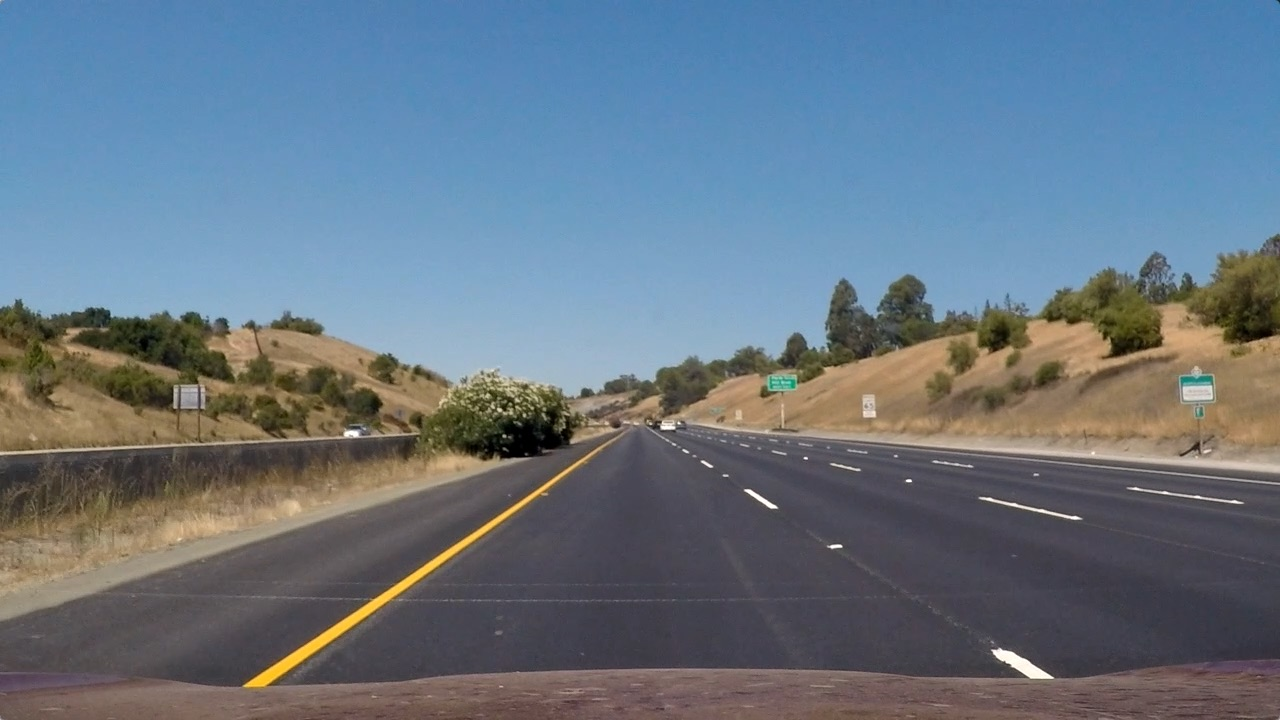
#> input picture test_images/straight_lines1.jpg, 1280 x 720 px; its folder holds only this picture in this run
$ python -i helpers.py   (imports and definitions only)   (older library calls are emulated)
#> lines starting #> are read from the running program, lines starting #| are printed output that depends on the picture; after the words box and inside, x2 and y2 are one past the last pixel; in counts of white or black regions, pixels touching at a corner belong together
import numpy as np
import cv2
import matplotlib.pyplot as plt
import matplotlib.image as mpimg
import glob
from collections import deque

##################################################################
################## Calibration and Distortion ####################
##################################################################

# [24 lines left out: functions cal_undistort, calibrate, not called in this run]

def undistort(img, mtx, dist):
    return cv2.undistort(img.copy(), mtx, dist, None, mtx)

# [22 lines left out: function corners_unwarp, not called in this run]

##################################################################
########################## GET EDGES #############################
##################################################################

def edge_pipeline(img):
    gray = cv2.cvtColor(img, cv2.COLOR_RGB2GRAY)

    height, width = gray.shape

    # apply gradient threshold on the horizontal gradient
    sx_binary = sobel(gray, 'x', 10, 200)
#> in sobel, `max_value = np.max(abs_sobel)`: max_value = 670
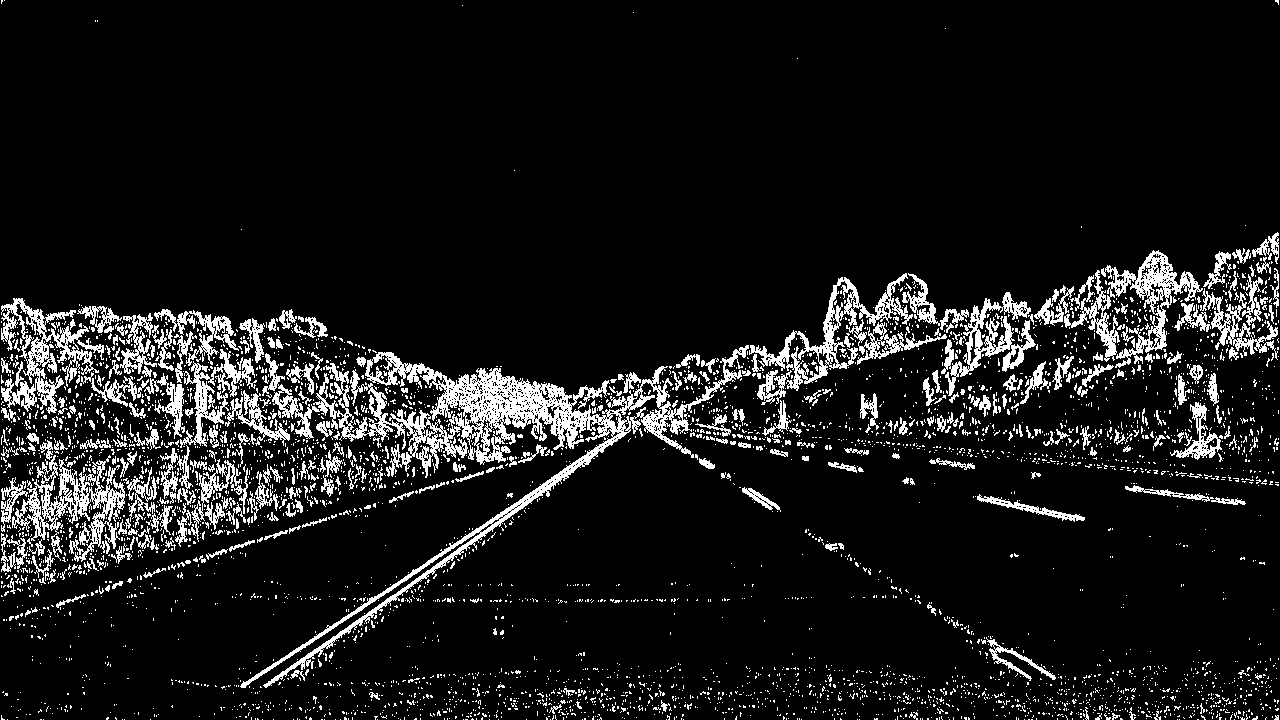
#> sx_binary: shape (720, 1280); values 0 (black) and 1 (white), 9.8% white in thin lines or dots

    # apply gradient direction threshold so that only edges closer to vertical are detected.
    dir_binary = directional_sobel(gray, thresh=(np.pi/6, np.pi/2))
#> dir_binary: shape (720, 1280) float64; values 0 (black) and 1 (white), 67.1% white; black in thin lines or dots

    # combine the gradient and direction thresholds.
    combined_condition = ((sx_binary == 1) & (dir_binary == 1))
#> combined_condition: shape (720, 1280) bool; 5.8% white in thin lines or dots

    # R & G thresholds so that yellow lanes are detected well.
    color_threshold = 150
    R = img[:,:,0]
    G = img[:,:,1]
    color_combined = np.zeros_like(R)
    r_g_condition = (R > color_threshold) & (G > color_threshold)
#> r_g_condition: shape (720, 1280) bool; 4.9% white; 552 white regions (457 under 20 px), largest, box (x1, y1, x2, y2) and area: (322, 322, 735, 405) 14439, (686, 409, 1280, 473) 5913, (96, 456, 524, 587) 5278


    # color channel thresholds
    hls = cv2.cvtColor(img, cv2.COLOR_RGB2HLS)
#> hls: shape (720, 1280, 3); mean of channels 0, 1, 2 85.5, 117, 67
    S = hls[:,:,2]
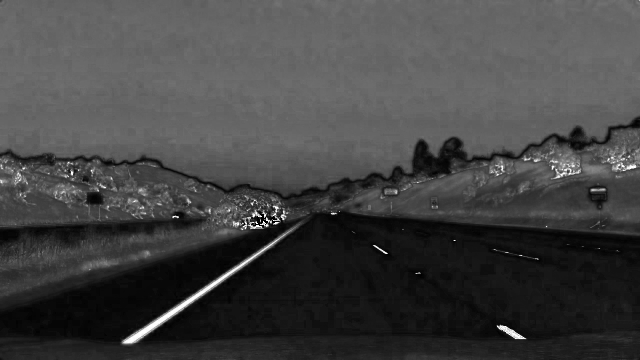
#> S: shape (720, 1280) (shown at 1/2 size); min 0, max 255, mean 67
    L = hls[:,:,1]

    # S channel performs well for detecting bright yellow and white lanes
    s_thresh = (100, 255)
    s_condition = (S > s_thresh[0]) & (S <= s_thresh[1])
#> s_condition: shape (720, 1280) bool; 33.4% white; 1102 white regions (947 under 20 px), largest, box (x1, y1, x2, y2) and area: (0, 0, 1280, 316) 281235, (244, 452, 594, 689) 4725, (1098, 301, 1163, 359) 2066

    # We put a threshold on the L channel to avoid pixels which have shadows and as a result darker.
    l_thresh = (120, 255)
    l_condition = (L > l_thresh[0]) & (L <= l_thresh[1])
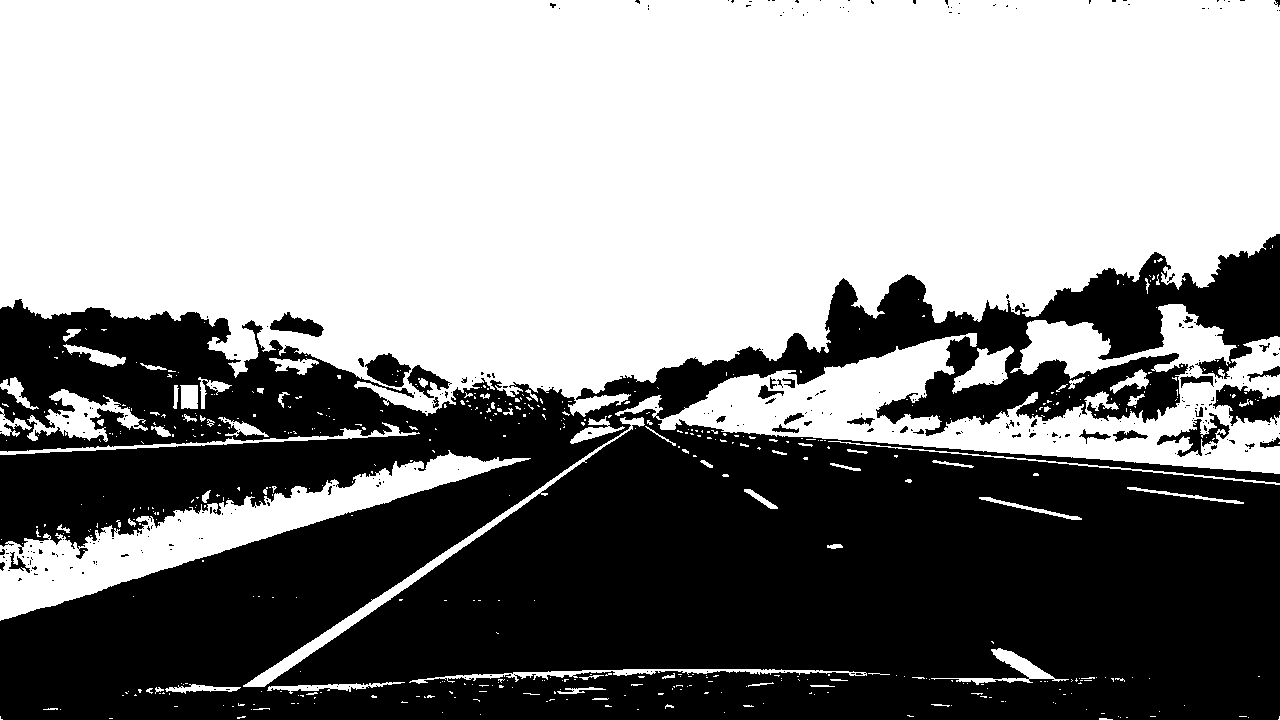
#> l_condition: shape (720, 1280) bool; 55.1% white; 309 black regions (270 under 20 px), largest, box (x1, y1, x2, y2) and area: (0, 234, 1280, 720) 405890, (1213, 384, 1280, 426) 1611, (365, 353, 411, 387) 945

    # combine all the thresholds
    # A pixel should either be a yellowish or whiteish
    # And it should also have a gradient, as per our thresholds
    color_combined[(r_g_condition & l_condition) & (s_condition | combined_condition)] = 1

    # apply the region of interest mask
    mask = np.zeros_like(color_combined)
    imshape = img.shape
    vertices = np.array([[(0,imshape[0]), (4*imshape[1]/9, 6*imshape[0]/10),
                          (5*imshape[1]/9, 6*imshape[0]/10), (imshape[1],imshape[0])]], dtype=np.int32)
    cv2.fillPoly(mask, [vertices], 1)
#> mask: shape (720, 1280); values 0 (black) and 1 (white), 22.3% white; 1 white region, box (x1, y1, x2, y2) and area: (1, 432, 1280, 720) 205193
    edges = cv2.bitwise_and(color_combined, mask)
#> color_combined: shape (720, 1280); values 0 (black) and 1 (white), 1.1% white; 1285 white regions (1246 under 20 px), largest, box (x1, y1, x2, y2) and area: (244, 446, 602, 687) 3085, (1162, 326, 1219, 350) 877, (992, 648, 1054, 679) 666

    return edges

# [4 lines left out: function color, not called in this run]

def sobel(gray, orient='x', thresh_min=0, thresh_max=255):
    if orient == 'x':
        sob = cv2.Sobel(gray, cv2.CV_64F, 1, 0)
    elif orient == 'y':
        sob = cv2.Sobel(gray, cv2.CV_64F, 0, 1)
    abs_sobel = np.absolute(sob)
    max_value = np.max(abs_sobel)
    binary_output = np.uint8(255*abs_sobel/max_value)
    mask = np.zeros_like(binary_output)
    mask[(binary_output >= thresh_min) & (binary_output <= thresh_max)] = 1
    return mask

def directional_sobel(gray, sobel_kernel=3, thresh=(0, np.pi/2)):
    sobel_x = cv2.Sobel(gray, cv2.CV_64F, 1, 0, ksize=sobel_kernel)
    sobel_y = cv2.Sobel(gray, cv2.CV_64F, 0, 1, ksize=sobel_kernel)
    abs_sobel_x = np.absolute(sobel_x)
    abs_sobel_y = np.absolute(sobel_y)
    direction = np.arctan2(abs_sobel_y,abs_sobel_x)
    direction = np.absolute(direction)
    mask = np.zeros_like(direction)
    mask[(direction >= thresh[0]) & (direction <= thresh[1])] = 1
    return mask

##################################################################
######################### Interpolation  #########################
##################################################################

# [282 lines left out: functions hist, find_lane_pixels, fit_from_scratch, fit_with_previous, fit_polynomial, fit_poly and 5 more, not called in this run]

>>> import cv2
>>> picture = cv2.cvtColor(cv2.imread('test_images/straight_lines1.jpg'), cv2.COLOR_BGR2RGB)
>>> result = edge_pipeline(picture)
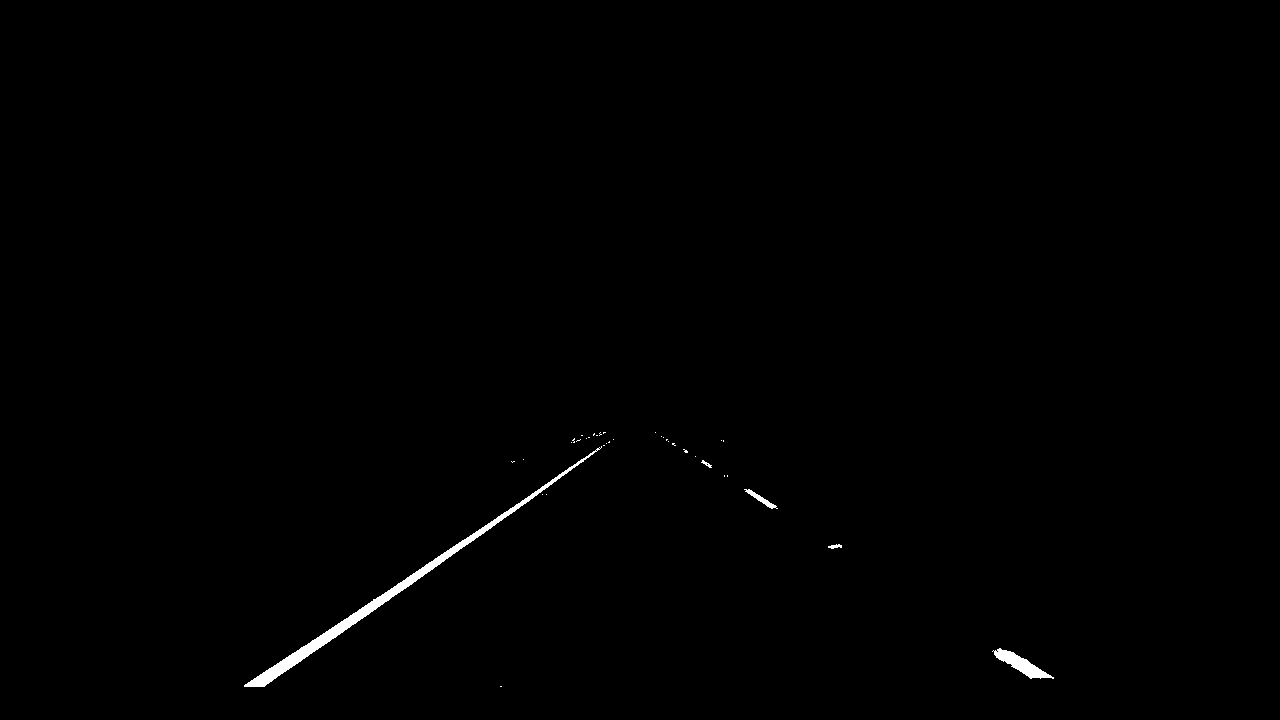
#> result: shape (720, 1280); values 0 (black) and 1 (white), 0.44% white; 36 white regions (31 under 20 px), largest, box (x1, y1, x2, y2) and area: (244, 446, 602, 687) 3085, (992, 648, 1054, 679) 666, (744, 489, 778, 509) 162, (828, 544, 842, 549) 43, (701, 460, 712, 468) 33

$ run again, on test_images/straight_lines2.jpg
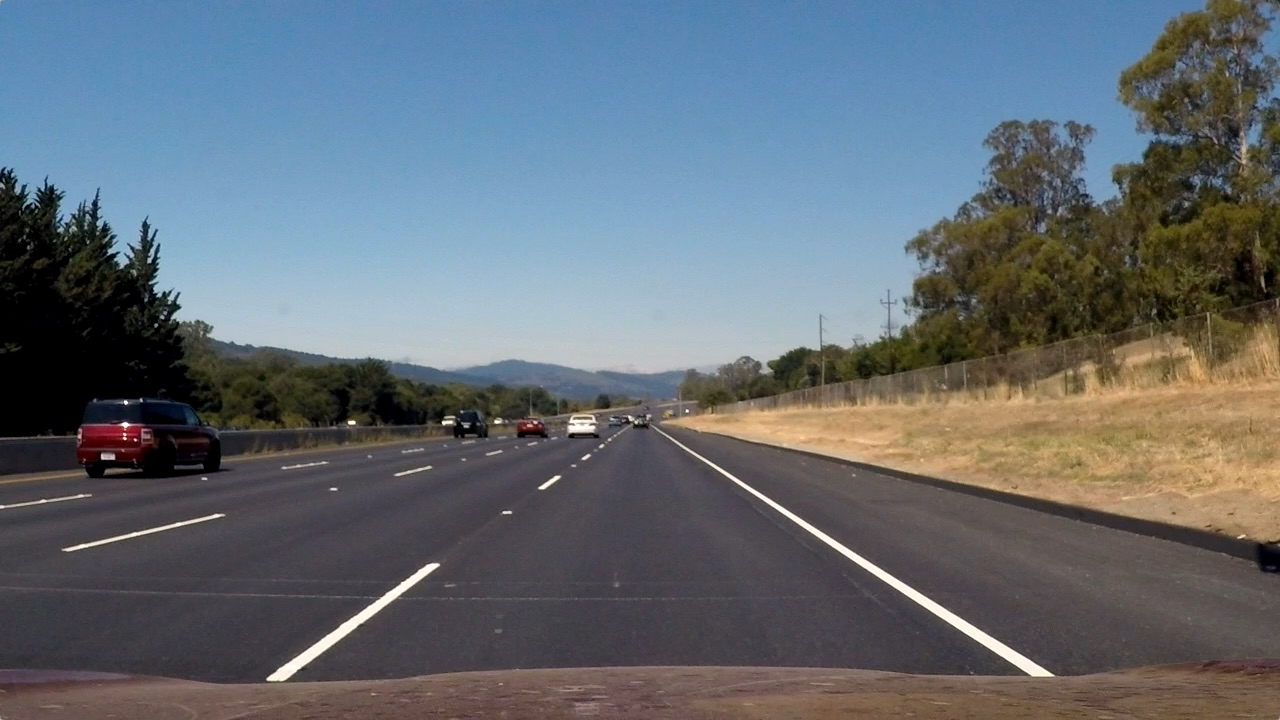
#> input picture test_images/straight_lines2.jpg, 1280 x 720 px
#> max_value = 809
#> in edge_pipeline, `sx_binary = sobel(gray, 'x', 10, 200)`:
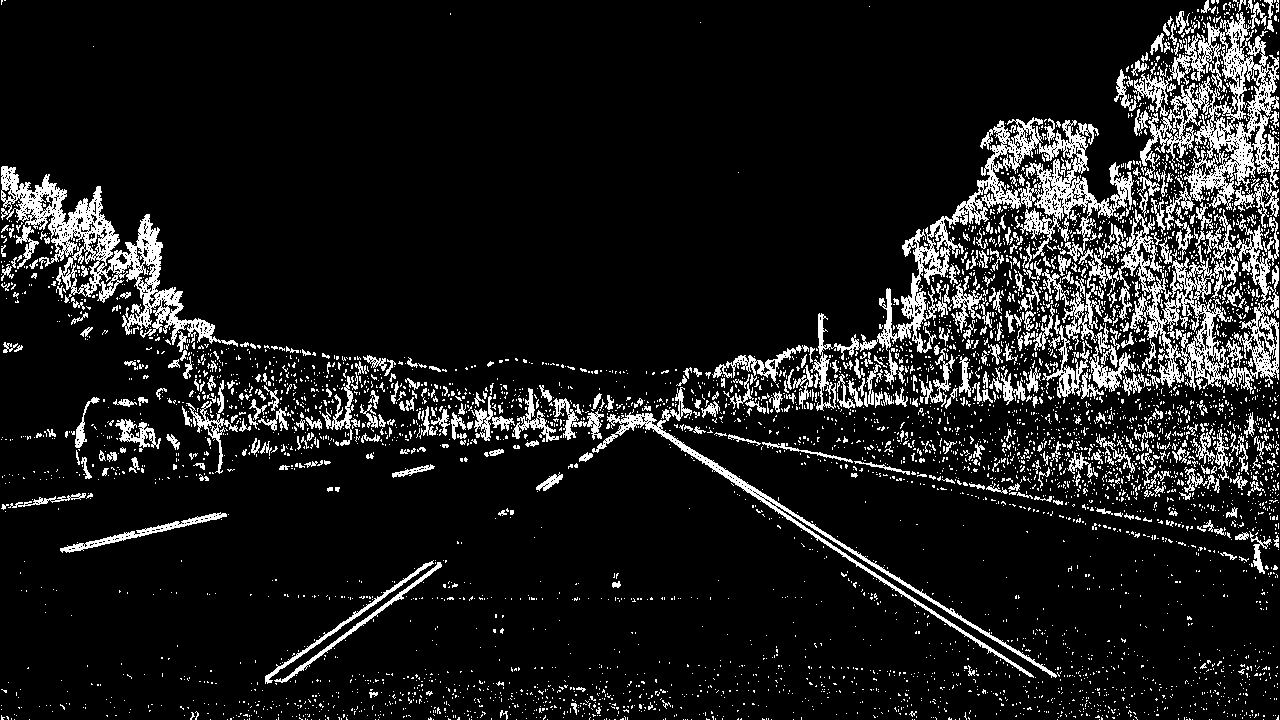
#> sx_binary: shape (720, 1280); values 0 (black) and 1 (white), 11.1% white in thin lines or dots
#> dir_binary: shape (720, 1280) float64; values 0 (black) and 1 (white), 69.7% white; black in thin lines or dots
#> combined_condition: shape (720, 1280) bool; 5.9% white in thin lines or dots
#> r_g_condition: shape (720, 1280) bool; 10.8% white; 509 white regions (441 under 20 px), largest, box (x1, y1, x2, y2) and area: (152, 253, 916, 375) 67198, (661, 396, 980, 478) 9343, (1098, 437, 1280, 525) 5825
#> hls: shape (720, 1280, 3); mean of channels 0, 1, 2 81.7, 107, 62.5
#> s_condition: shape (720, 1280) bool; 17.3% white; 2999 white regions (2723 under 20 px), largest, box (x1, y1, x2, y2) and area: (0, 16, 808, 271) 74302, (968, 172, 1280, 355) 20458, (680, 402, 915, 460) 6334
#> l_condition: shape (720, 1280) bool; 44.7% white; 544 white regions (465 under 20 px), largest, box (x1, y1, x2, y2) and area: (0, 0, 1208, 386) 343745, (657, 332, 1280, 541) 54495, (651, 425, 1056, 678) 3576
#> mask: shape (720, 1280); values 0 (black) and 1 (white), 22.3% white; 1 white region, box (x1, y1, x2, y2) and area: (1, 432, 1280, 720) 205193
#> color_combined: shape (720, 1280); values 0 (black) and 1 (white), 2.6% white; 849 white regions (801 under 20 px), largest, box (x1, y1, x2, y2) and area: (677, 400, 915, 460) 6266, (1150, 440, 1280, 501) 3566, (659, 430, 1055, 677) 3302
#> `result = edge_pipeline(picture)`:
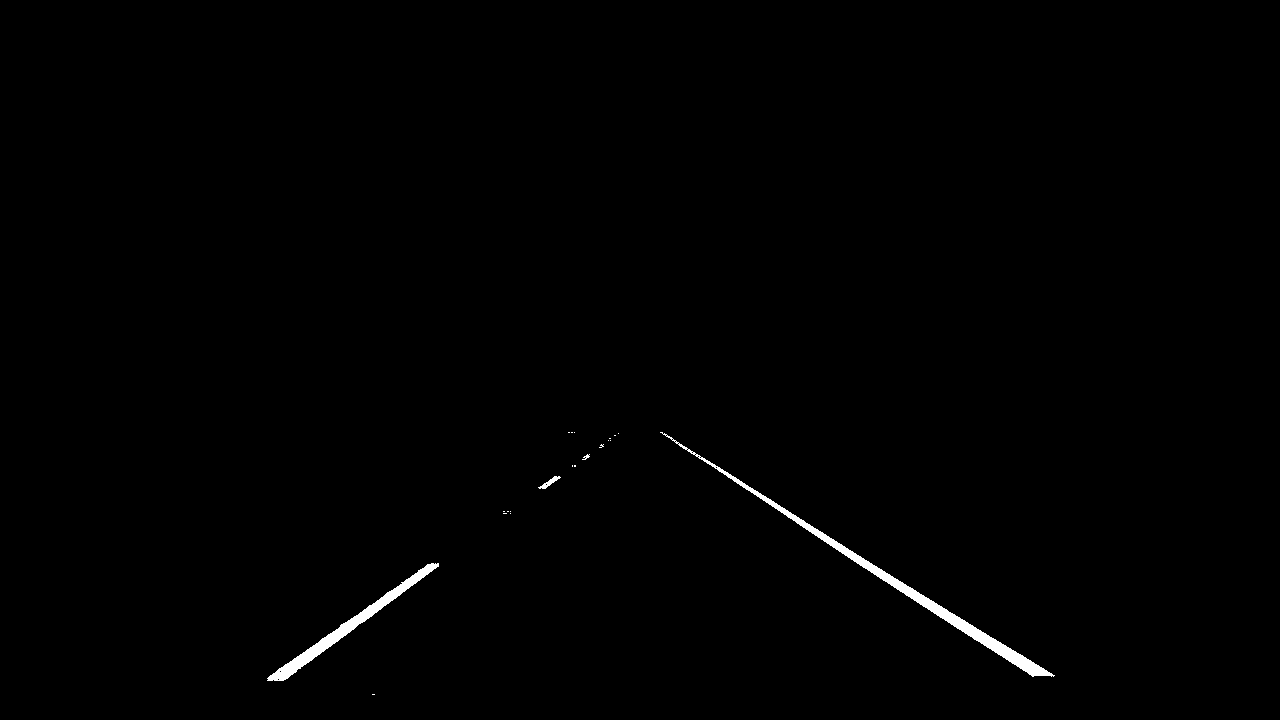
#> result: shape (720, 1280); values 0 (black) and 1 (white), 0.59% white; 21 white regions (17 under 20 px), largest, box (x1, y1, x2, y2) and area: (660, 432, 1055, 677) 3299, (267, 563, 439, 681) 2021, (538, 476, 561, 489) 98, (582, 454, 590, 460) 22
